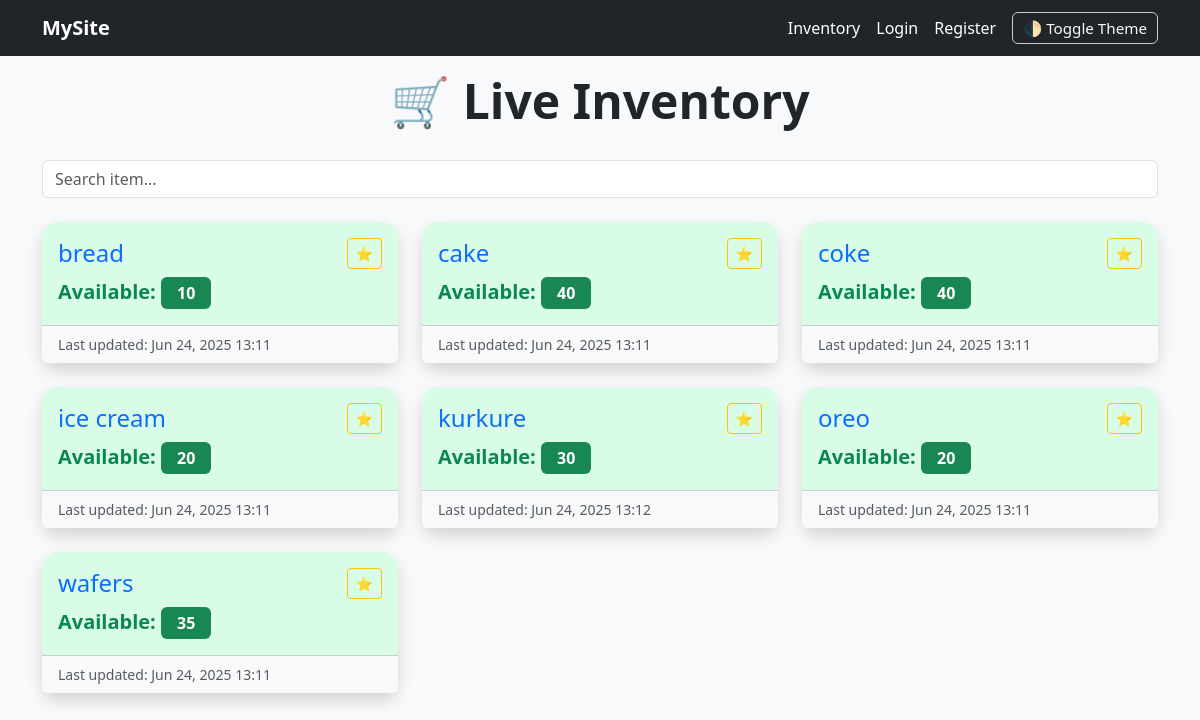
Page /inventory on the committed database.
### app/models.py (models this page shows, shortened)
class Item(db.Model):
    id = db.Column(db.Integer , primary_key=True)
    name = db.Column(db.String(100) , nullable=False)
    quantity = db.Column(db.Integer , nullable=False , default=0)
    last_updated = db.Column(db.DateTime , nullable=False , default=datetime.utcnow)

### app/route.py (the view, shortened to what this page needs)
@app.route("/inventory" , methods=['GET' , 'POST'])
def inventory():
    query = request.args.get('q', '').strip().lower()
    items = Item.query.order_by(Item.name).all()
    if query:
        items = [item for item in items if query in item.name.lower()]
    if request.headers.get("X-Requested-With") == "XMLHttpRequest":
        return render_template("inventory_results.html", items=items)
    return render_template('inventory.html' , items = items)

### app/templates/inventory.html (shortened to what this page needs)
{% extends "base.html" %}
{% block body %}
    <div class="container">
        <h1 class="inventory-header display-5 fw-bold">🛒 Live Inventory</h1>
        <form id="live-search-form" class="mb-4">
            <input type="text" name="q" id="search-box" class="form-control" placeholder="Search item...">
        </form>
        <div id="inventory-results">
            {% include 'inventory_results.html' %}
        </div>
    </div>
{% endblock %}

### app/templates/inventory_results.html (shortened to what this page needs)
{% if items %}
    <div class="row row-cols-1 row-cols-md-2 row-cols-lg-3 g-4">
        {% for item in items %}
            <div class="col">
                <div class="card inventory-card shadow border-0 rounded-4 h-100
                {% if item.quantity < 5 %} low-stock {% else %} sufficient-stock {% endif %}">
                    <div class="card-body">
                        <h4 class="card-title text-primary d-flex justify-content-between align-items-center">
                            {{ item.name }}
                            {% if not current_user.is_admin %}
                                <button class="btn btn-outline-warning btn-sm" title="Star this item">⭐</button>
                            {% endif %}
                        </h4>
                        <p class="card-text fs-5">
                            <strong>Available:</strong>
                            <span class="badge bg-success px-3 py-2 fs-6">{{ item.quantity }}</span>
                        </p>
                    </div>
                    <div class="card-footer bg-light text-muted small">
                        Last updated: {{ item.last_updated.strftime('%b %d, %Y %H:%M') }}
                    </div>
                </div>
            </div>
        {% endfor %}
    </div>
{% else %}
    <div class="alert alert-warning text-center">
        No items match your search.
    </div>
{% endif %}

### app/templates/base.html (style rules this page uses)
body { background-color: #f8f9fa; color: #212529; font-family: 'Segoe UI', sans-serif; }
.card { background-color: #ffffff; color: #212529; border: 1px solid #dee2e6; border-radius: 12px; box-shadow: 0 2px 6px rgba(0, 0, 0, 0.05); }
.navbar, .btn, .form-control { transition: background-color 0.3s, color 0.3s, box-shadow 0.3s; }
.card-title, .card-text { font-weight: 500; }
.sufficient-stock { background-color: #d8fce6; border: 1px solid #00a65a; border-radius: 10px; }
.sufficient-stock .card-title, .sufficient-stock .card-text { color: #0a8754; }

### app/templates/inventory.html (style rules this page uses)
.inventory-header { text-align: center; margin-bottom: 30px; }
.inventory-card { transition: transform 0.2s; }

### rows in the picture
Item: name "bread", quantity "10", last_updated "Jun 24, 2025 13:11"
Item: name "cake", quantity "40", last_updated "Jun 24, 2025 13:11"
Item: name "coke", quantity "40", last_updated "Jun 24, 2025 13:11"
Item: name "ice cream", quantity "20", last_updated "Jun 24, 2025 13:11"
Item: name "kurkure", quantity "30", last_updated "Jun 24, 2025 13:12"
Item: name "oreo", quantity "20", last_updated "Jun 24, 2025 13:11"
Item: name "wafers", quantity "35", last_updated "Jun 24, 2025 13:11"
